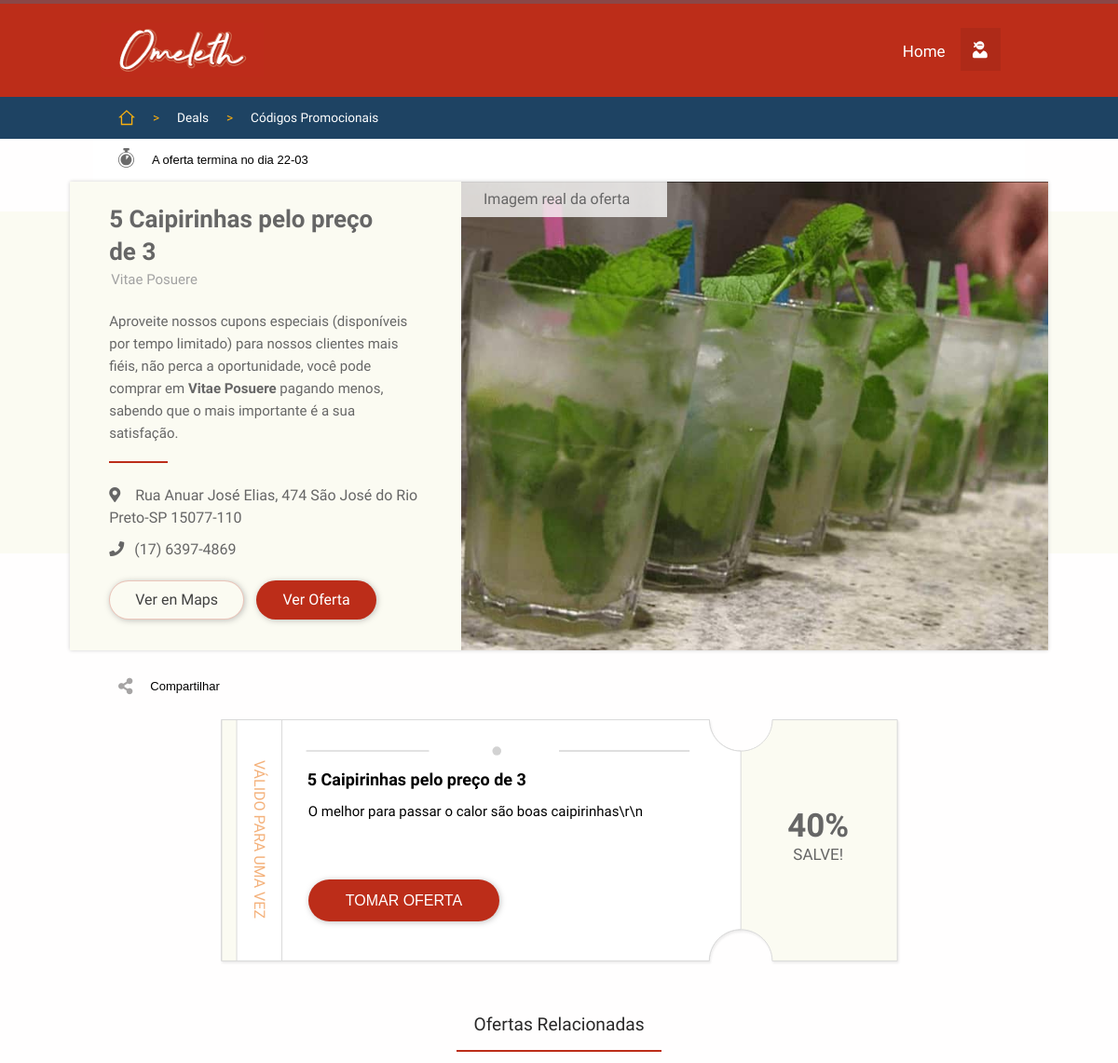
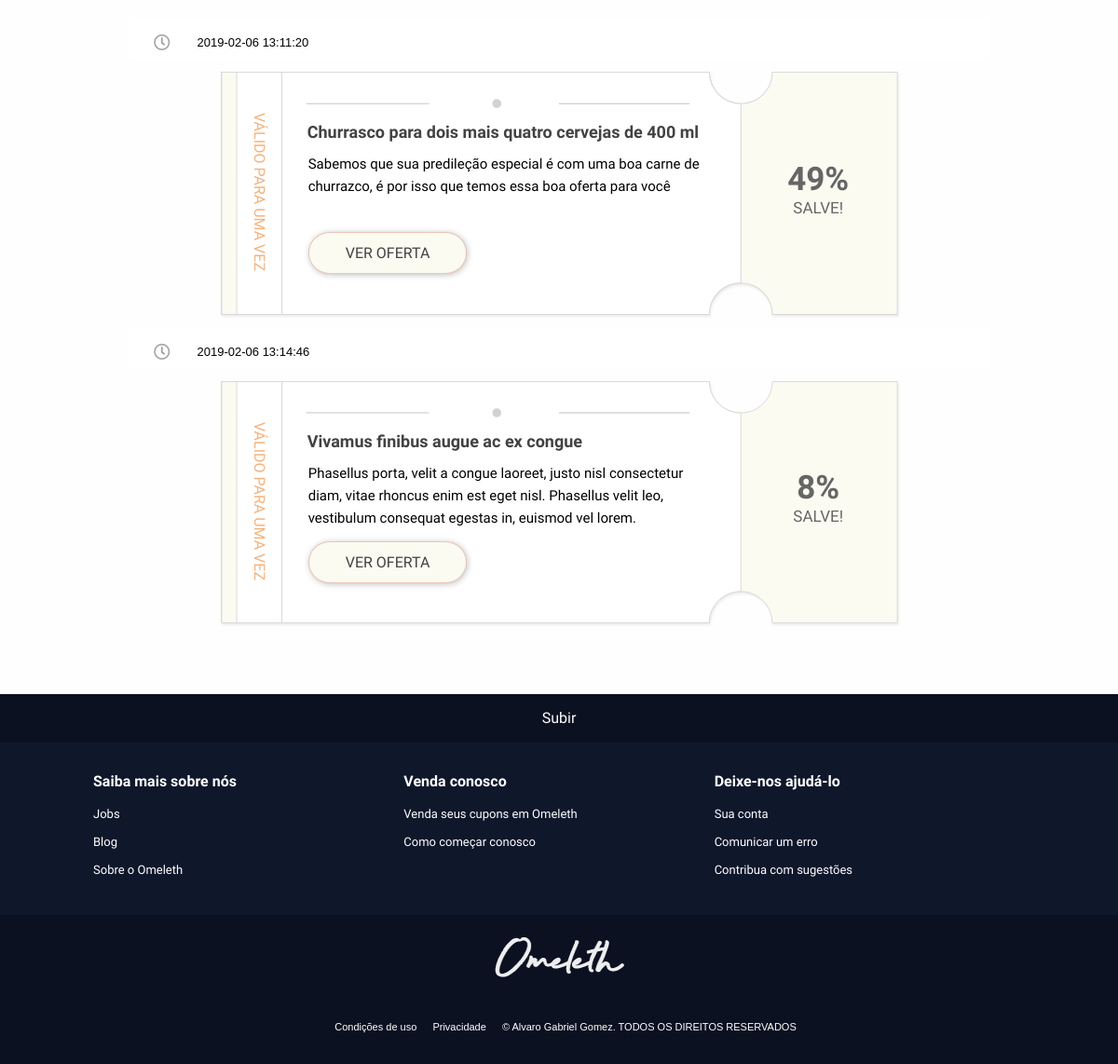
Page /deals.php?id=15 on the committed database (2 pictures, top to bottom).
### tables this page shows
CREATE TABLE `posts` (
  `post_id` int(10) UNSIGNED NOT NULL,
  `buss_id` int(10) UNSIGNED NOT NULL,
  `active` int(1) NOT NULL DEFAULT '1',
  `created_at` timestamp NOT NULL DEFAULT CURRENT_TIMESTAMP,
  `updated_at` timestamp NOT NULL DEFAULT CURRENT_TIMESTAMP ON UPDATE CURRENT_TIMESTAMP,
  `offer_end_at` timestamp NOT NULL DEFAULT '0000-00-00 00:00:00',
  `price_new` decimal(6,2) UNSIGNED NOT NULL DEFAULT '10.10',
  `price_from` decimal(6,2) UNSIGNED NOT NULL DEFAULT '11.11',
  `title` varchar(255) NOT NULL DEFAULT 'Oferta Lorem ipsum dolor sit amer us nec mollis vehicula, magna tortor finibus libero',
  `description` varchar(255) NOT NULL DEFAULT 'Oferta Lorem ipsum dolor sit amer us nec mollis vehicula, magna tortor finibus libero, vitae posuere ante lectus in enim. mollis vehicula, magna tortor finibus libero, vitae',
  `post_hero_img_url` varchar(500) DEFAULT 'img/tumb1.jpg'
);

CREATE TABLE `buss` (
  `buss_id` int(10) UNSIGNED NOT NULL,
  `buss_name` varchar(500) DEFAULT 'Mollis Vehicula',
  `buss_dir` varchar(500) DEFAULT '1622  Adams Avenue, Frederick MD, 21701',
  `buss_phone` varchar(255) DEFAULT '5555555555555',
  `buss_url` varchar(500) DEFAULT 'http://ckj1.site11.com',
  `created_at` timestamp NOT NULL DEFAULT CURRENT_TIMESTAMP,
  `updated_at` timestamp NOT NULL DEFAULT CURRENT_TIMESTAMP ON UPDATE CURRENT_TIMESTAMP,
  `cover_url` varchar(500) NOT NULL DEFAULT 'img/buss/buss1.jpg',
  `active` int(1) NOT NULL DEFAULT '1',
  `auth` varchar(255) NOT NULL DEFAULT '1',
  `buss_uid` varchar(255) NOT NULL,
  `buss_pwd` varchar(255) NOT NULL,
  `buss_limits` int(2) UNSIGNED DEFAULT '3'
);

### includes/deals-inc.php (called while the page is built, shortened)
<?php
if(isset($_GET['id'])){
    require 'dbh-inc.php';
    $post_url_id = mysqli_real_escape_string($conn, $_GET['id']);
    if(is_numeric($post_url_id)) {
    $sql = "
    SELECT b.buss_name, b.buss_dir, b.buss_phone, b.buss_phone, b.buss_url, p.title, p.description, p.price_from, p.price_new, p.offer_end_at, p.created_at, p.updated_at, p.buss_id, p.post_hero_img_url, b.cover_url, CONCAT(YEAR(p.updated_at),'-', MONTH(p.updated_at), '-' , DAY(p.updated_at)) AS data
    FROM posts as p
    JOIN buss as b
        on b.buss_id = p.buss_id
    WHERE p.post_id = $post_url_id
    AND p.active <> 0
    ";
    $results=mysqli_query($conn, $sql);
    $resultsCheck=mysqli_num_rows($results);
    $row = mysqli_fetch_array($results, MYSQLI_ASSOC);
    if($resultsCheck < 1){
        header('HTTP/1.1 404 Not Found');
        include '404.shtml';
        exit();
    }else{
        $post_offer_end_at = mysqli_real_escape_string($conn, $row['offer_end_at']);
        $post_offer_datatime = new DateTime($row['offer_end_at']);
        $post_buss_id = mysqli_real_escape_string($conn, $row['buss_id']);
        $post_buss_name =mysqli_real_escape_string($conn,  $row['buss_name']);
        $post_buss_dir = mysqli_real_escape_string($conn, $row['buss_dir']);
        $post_buss_phone =mysqli_real_escape_string($conn,  $row['buss_phone']);
        $post_hero_img = mysqli_real_escape_string($conn, $row['post_hero_img_url']);
    }
    }else{
        header('HTTP/1.1 404 Not Found');
        include '404.shtml';
        exit();
    }
}else{
require 'components/all-deals.php';
    exit();
}

### deals.php (the view, shortened to what this page needs)
<?php
require 'includes/deals-inc.php';
?>
<!DOCTYPE html>
<html lang="en">
<head>
    <link rel="stylesheet" type="text/css" href="style.css">
    <link rel="stylesheet" type="text/css" href="modalwindow/modalwindow.css">
    <link rel="stylesheet" type="text/css" href="css/responsive.css">
    <link rel="stylesheet" href="https://use.fontawesome.com/releases/v5.6.1/css/fontawesome.css">
    <link rel="stylesheet" href="https://use.fontawesome.com/releases/v5.6.1/css/regular.css">
    <link rel="stylesheet" href="https://use.fontawesome.com/releases/v5.6.1/css/solid.css">
    <link rel="stylesheet" type="text/css" href="css/animate.min.css">
</head>
<body>
<div id="themoderfoquer">
<?php
require 'components/header.php';
require 'components/navbar.php';
 ?>
<div id="time-bar">
    <div id="time-bar-container">
            <nav>
                <ul><?php
                $post_offer_formated=$post_offer_datatime->format('d-m');
                    if (strtotime($post_offer_end_at) > 1) {
                 if(time() - strtotime($post_offer_end_at) <= 0){
                    if (abs(time() - strtotime($post_offer_end_at)) <= 2 * 86400) {
                        echo '<li><div class="clock-time-deals"></div></li> <li style="color:red;">A oferta está prestes a terminar no dia '.$post_offer_formated.'</li>';
                    }else if(abs(time() - strtotime($post_offer_end_at)) >= 2 * 86400){
                        if(abs(time() - strtotime($post_offer_end_at)) >= 8 * 86400){
                            echo '<li><div class="clock-time-deals clock-7"></div></li> <li style="">A oferta termina no dia '.$post_offer_formated.'</li>';
                        }else if(abs(time() - strtotime($post_offer_end_at)) <= 2 * 86400){
                            echo '<li><div class="clock-time-deals clock-70"></div></li> <li style="">A oferta termina no dia '.$post_offer_formated.'</li>';
                        }else if(abs(time() - strtotime($post_offer_end_at)) <= 3 * 86400 && abs(time() - strtotime($post_offer_end_at)) > 2 * 86400){
                            echo '<li><div class="clock-time-deals clock-30"></div></li> <li style="">A oferta termina no dia '.$post_offer_formated.'</li>';
                        }else if(abs(time() - strtotime($post_offer_end_at)) <= 4 * 86400 && abs(time() - strtotime($post_offer_end_at)) > 3 * 86400){
                            echo '<li><div class="clock-time-deals clock-25"></div></li> <li style="">A oferta termina no dia '.$post_offer_formated.'</li>';
                        }else if(abs(time() - strtotime($post_offer_end_at)) <= 7 * 86400 && abs(time() - strtotime($post_offer_end_at)) > 4 * 86400){
                            echo '<li><div class="clock-time-deals clock-15"></div></li> <li style="">A oferta termina no dia '.$post_offer_formated.'</li>';
                        }
                    }
                }else if(time() - strtotime($post_offer_end_at) > 1){
                    echo '<li><div class="clock-time-deals clock-100"></div></li> <li style="">A oferta terminou no dia '.$post_offer_formated.'</li>';
                }
                    }else{
                        echo '
                        <li><i style="font-size: 1.35em;color: #A6A4A4;margin: 14px 0px;" class="far fa-clock" ></i></li>
                        <li>'.$post_updated_at.'</li>';
                    }
                    ?>
                </ul>
            </nav>
    </div>
</div>
<section>
<div id="main-container">
     <div id="main">
    <div id="hero-deals-container">
        <div id="hero-deals">
            <div class="col1">
                <div class="title-hero-deals"><?php echo $row['title'] ?></div>
                <div class="buss-title-hero-deals"><?php echo  $post_buss_name; ?></div>
                <div class="desc-art">
                    <p class="description-text">
                    Aproveite nossos cupons especiais (disponíveis por tempo limitado) para nossos clientes mais fiéis, não perca a oportunidade, você pode comprar em <strong><?php echo $post_buss_name; ?></strong> pagando menos, sabendo que o mais importante é a sua satisfação.<br></p>
                    <div class="buss-dir">
                    <i class="fas fa-map-marker-alt" style="margin-right:16px;"></i><?php echo $post_buss_dir; ?>
                    </div>
                    <div class="buss-phone">
                    <i class="fas fa-phone" style="margin-right:11px;"></i><?php echo $post_buss_phone; ?>
                    </div>
                <div id="b-hero-buss">
                <div class="buss-button button l-grey"><a href="deals.php?id='.$row['post_id'].'">Ver en Maps</a></div>
                <div class="buss-button-o button red"><a href="#main-posts-container">Ver Oferta</a></div>
                </div>
                </div>
            </div>
             <div class="col2">
                <div class="image-hero-container">
                <img src="<?php echo $post_hero_img; ?>" alt="image deals">
                 </div>
            </div>
        </div>
    </div>
         <div id="share-bar">
             <div id="share-bar-container">
                <nav>
                    <ul>
                        <li><i style="font-size: 1.35em;color: #A6A4A4;margin: 14px 0px;" class="fas fa-share-alt" ></i></li>
                        <li>Compartilhar</li>
                    </ul>
                </nav>
            </div>
         </div>
         <div id="main-posts-container">
                <div class="main-post">
<?php
echo '<div class="cupon-std">
<div class="cupon-col1">
<div>VÁLIDO PARA UMA VEZ</div>
</div>
<div class="cupon-col2">
<div class="cupon-titulo"><span>'.$row['title'].'</span></div>
<div class="cupon-desc"><span>'.$row['description'].'</span>
</div>';
if($post_offer_end_at > 1){
if(time() - strtotime($post_offer_end_at) <= 0){
    echo'
<button id="modaltrigger"class="cupon-boton button red"><span>TOMAR OFERTA</span></button>
';
}else if (time() - strtotime($post_offer_end_at) > 1){
echo' <button id="disable-button"class="cupon-boton button b-disabled" disabled="disabled"><span>Oferta concluída</span></button>';
}
}else{
    echo'
    <button id="modaltrigger"class="cupon-boton button red"><span>TOMAR OFERTA</span></button>
    ';
}
echo'
</div>
<div class="cupon-col3">
<div class="cupon-descuento">
<div class="porcentaje"><span>'. abs(round((($row['price_new']/$row['price_from'])*100)-100))  .'%</span></div>
<span class="s-porcentaje">SALVE!</span>
</div>
</div>
</div>
';
?>
<?php
require 'includes/related-inc.php';
?>
            </div>
    </div>
</div>
</section>
</div>
        <?php
            require 'components/footer.php';
        ?>
</body>
</html>

### includes/related-inc.php (shortened to what this page needs)
<?php
require 'includes/dbh-inc.php';
?>
<?php
$sql ="
SELECT * FROM posts
 WHERE buss_id = $post_buss_id
 AND active <> 0
 AND post_id <> $post_url_id
 ORDER BY post_id ASC
";
?>
<div><h3 style="margin-top:56px!important;">Ofertas Relacionadas</h3></div>
<?php
$results=mysqli_query($conn, $sql);
$resultsCheck=mysqli_num_rows($results);
if($resultsCheck < 1){
        require 'components/empty-state-related.php';
}else{
while($row = mysqli_fetch_array($results, MYSQLI_ASSOC)){
   echo ' <div id="time-bar">
    <div id="time-bar-container">
            <nav>
                <ul>
                    <li><i style="font-size: 1.35em;color: #A6A4A4;margin: 8px 0px;" class="far fa-clock" ></i></li>
                    <li>'.$row['updated_at'].'</li>
                </ul>
            </nav>
    </div>
</div>';
    echo '
    <div class="cupon-std">
    <div class="cupon-col1">
    <div>VÁLIDO PARA UMA VEZ</div>
    </div>
    <div class="cupon-col2">
    <div class="cupon-titulo"><span><a href="deals.php?id='.$row['post_id'].'">'.$row['title'].'</a></span></div>
    <div class="cupon-desc"><span>'.$row['description'].'</span>
    </div>
    <div class="cupon-boton button l-grey"><a href="deals.php?id='.$row['post_id'].'">VER OFERTA</a></div>
    </div>
    <div class="cupon-col3">
    <div class="cupon-descuento">
    <div class="porcentaje"><span>'. abs(round((($row['price_new']/$row['price_from'])*100)-100))  .'%</span></div>
    <span class="s-porcentaje">SALVE!</span>
    </div>
    </div>
    </div>';
}
}
?>

### modalwindow/modalwindow.css (style rules this page uses)
* { -webkit-transition: all .5s ease-in-out; transition: transform .5s ease-in-out; }

### rows in the picture
posts: offer_end_at "22-03", title "5 Caipirinhas pelo preço de 3", buss.buss_name "Vitae Posuere", buss.buss_dir "Rua Anuar José Elias, 474 São José do Rio Preto-SP 15077-110", buss.buss_phone "(17) 6397-4869", post_hero_img_url (picture), description "O melhor para passar o calor são boas caipirinhas\\r\\n", abs(round((($row['price_new']/$row['price_from'])*100)-100)) "40"
posts: updated_at "2019-02-06 13:11:20", title "Churrasco para dois mais quatro cervejas de 400 ml", description "Sabemos que sua predileção especial é com uma boa carne de churrazco, é por isso que temos essa boa oferta para você", abs(round((($row['price_new']/$row['price_from'])*100)-100)) "49"
posts: updated_at "2019-02-06 13:14:46", title "Vivamus finibus augue ac ex congue", description "Phasellus porta, velit a congue laoreet, justo nisl consectetur diam, vitae rhoncus enim est eget nisl. Phasellus velit leo, vestibulum consequat egestas in, euismod vel lorem.", abs(round((($row['price_new']/$row['price_from'])*100)-100)) "8"
